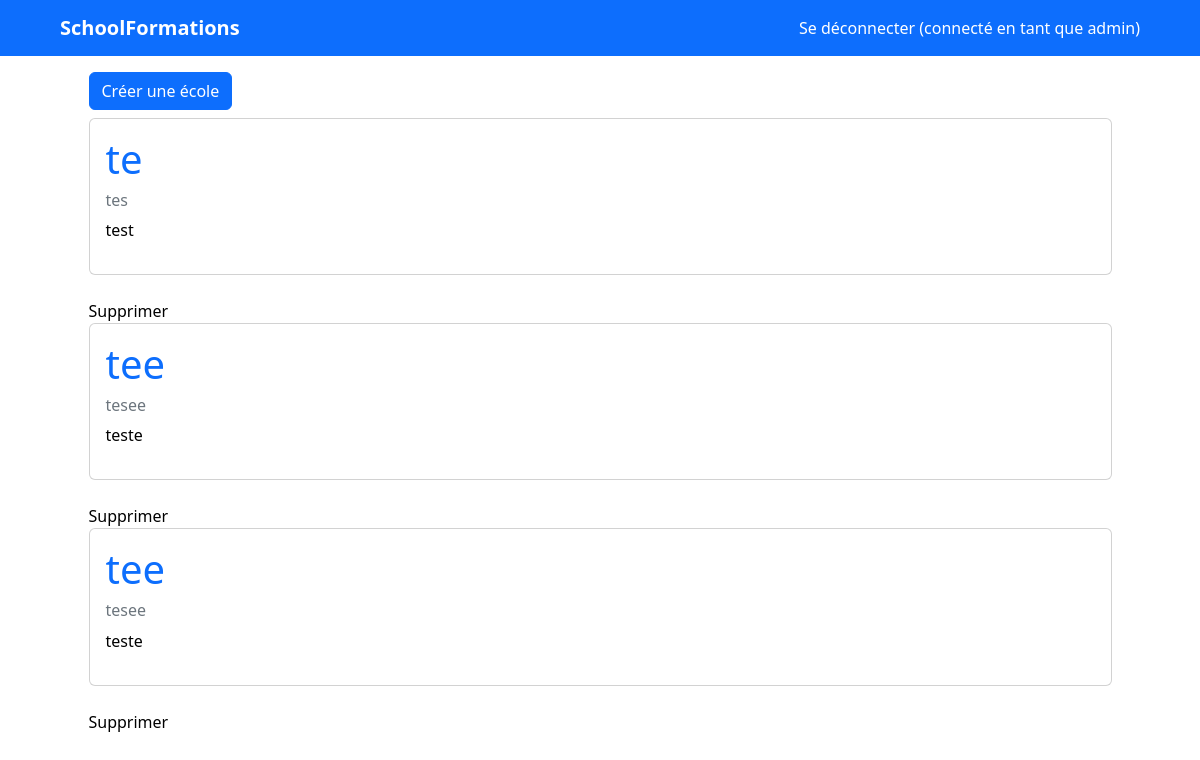
The app's page /index (signed in), older data.
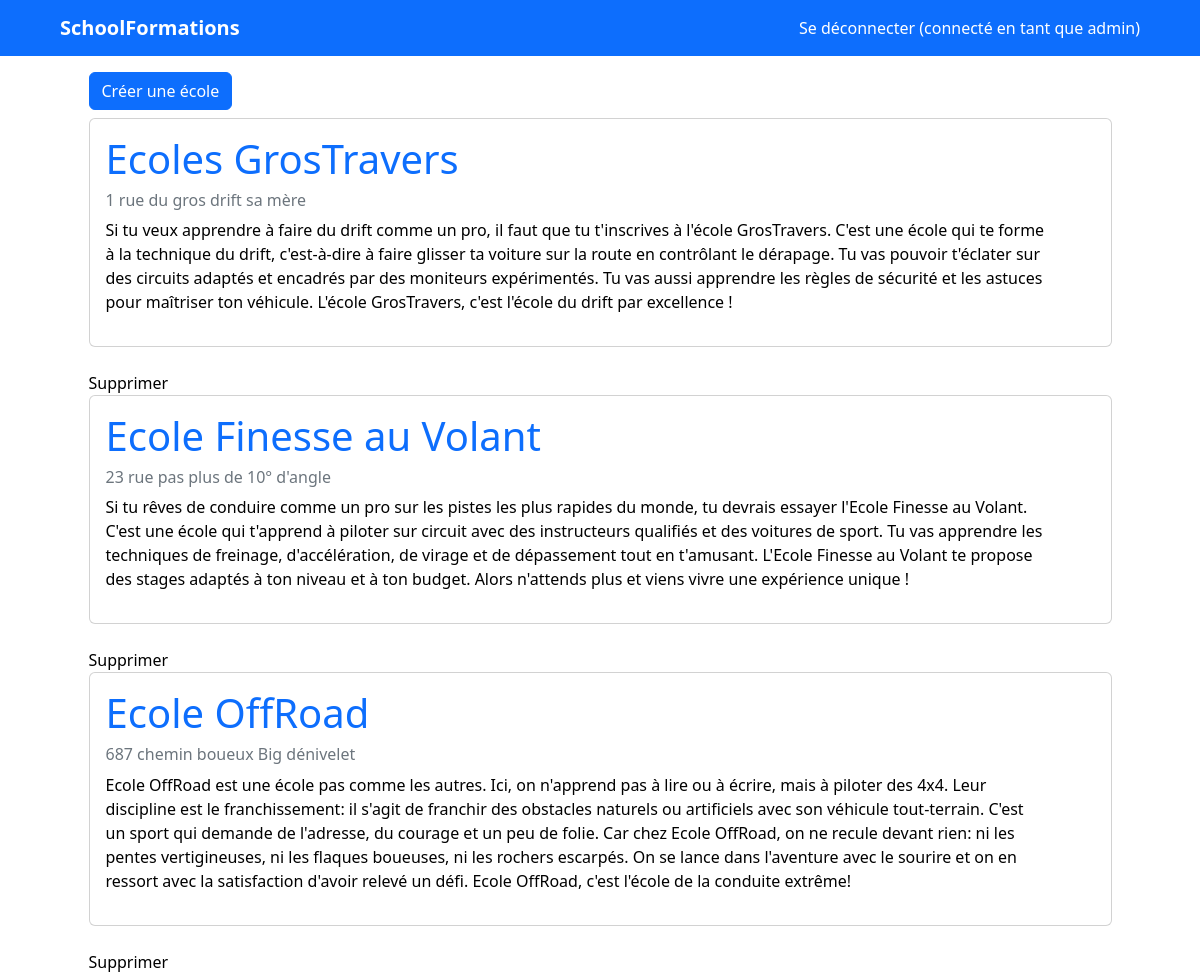
The same page, newer data.
### schools/models.py (models this page shows)
class School(models.Model):
    name = models.CharField(max_length=100)
    address = models.CharField(max_length=255)
    description = models.TextField()
    reservations = models.ManyToManyField(User, through='Reservation')

### schools/views.py (the view)
# urls.py: path('index', views.index, name='index'),
def index(request):
    schools = School.objects.all()
    return render(request, 'schools/index.html', {'schools': schools})

### templates/schools/index.html (shortened to what this page needs)
{% extends "layouts.html" %}
{% block content %}
    <button class="btn btn-primary my-2"><a class="text-white" href="/schools/add">Créer une école</a></button>
    {% if schools %}
        {% for school in schools %}
            <a class="card" href="/schools/edit/{{ school.id }}">
                <div class="card-body">
                    <div class="d-flex justify-content-between align-items-center">
                        <div class="me-5">
                            <h1 class="text-primary">{{ school.name }}</h1>
                            <h6 class="text-secondary fs-italic">{{ school.address }}</h6>
                            <p>{{ school.description }}</p>
                        </div>
                    </div>
                </div>
            </a>
            <br>
            <a href="/schools/delete/{{ school.id }}">
                Supprimer
            </a>
        {% endfor %}
    {% else %}
        <p>Aucune école n'est disponible.</p>
    {% endif %}
{% endblock %}

Row changes from the older to the newer data that the page shows:
removed School: name "te", address "tes", description "test"
removed School: name "tee", address "tesee", description "teste"
removed School: name "tee", address "tesee", description "teste"
added School: name "Ecoles GrosTravers", address "1 rue du gros drift sa mère", description "Si tu veux apprendre à faire du drift comme un pro, il faut que tu t'inscrives à l'école GrosTravers. C'est une école qui te forme à la technique du drift, c'est-à-dire à faire glisser ta voiture sur la route en contrôlant le dérapage. Tu vas pouvoir t'éclater sur des circuits adaptés et encadrés par des moniteurs expérimentés. Tu vas aussi apprendre les règles de sécurité et les astuces pour maîtriser ton véhicule. L'école GrosTravers, c'est l'école du drift par excellence !"
added School: name "Ecole Finesse au Volant", address "23 rue pas plus de 10° d'angle", description "Si tu rêves de conduire comme un pro sur les pistes les plus rapides du monde, tu devrais essayer l'Ecole Finesse au Volant. C'est une école qui t'apprend à piloter sur circuit avec des instructeurs qualifiés et des voitures de sport. Tu vas apprendre les techniques de freinage, d'accélération, de virage et de dépassement tout en t'amusant. L'Ecole Finesse au Volant te propose des stages adaptés à ton niveau et à ton budget. Alors n'attends plus et viens vivre une expérience unique !"
added School: name "Ecole OffRoad", address "687 chemin boueux Big dénivelet", description "Ecole OffRoad est une école pas comme les autres. Ici, on n'apprend pas à lire ou à écrire, mais à piloter des 4x4. Leur discipline est le franchissement: il s'agit de franchir des obstacles naturels ou artificiels avec son véhicule tout-terrain. C'est un sport qui demande de l'adresse, du courage et un peu de folie. Car chez Ecole OffRoad, on ne recule devant rien: ni les pentes vertigineuses, ni les flaques boueuses, ni les rochers escarpés. On se lance dans l'aventure avec le sourire et on en ressort avec la satisfaction d'avoir relevé un défi. Ecole OffRoad, c'est l'école de la conduite extrême!"
